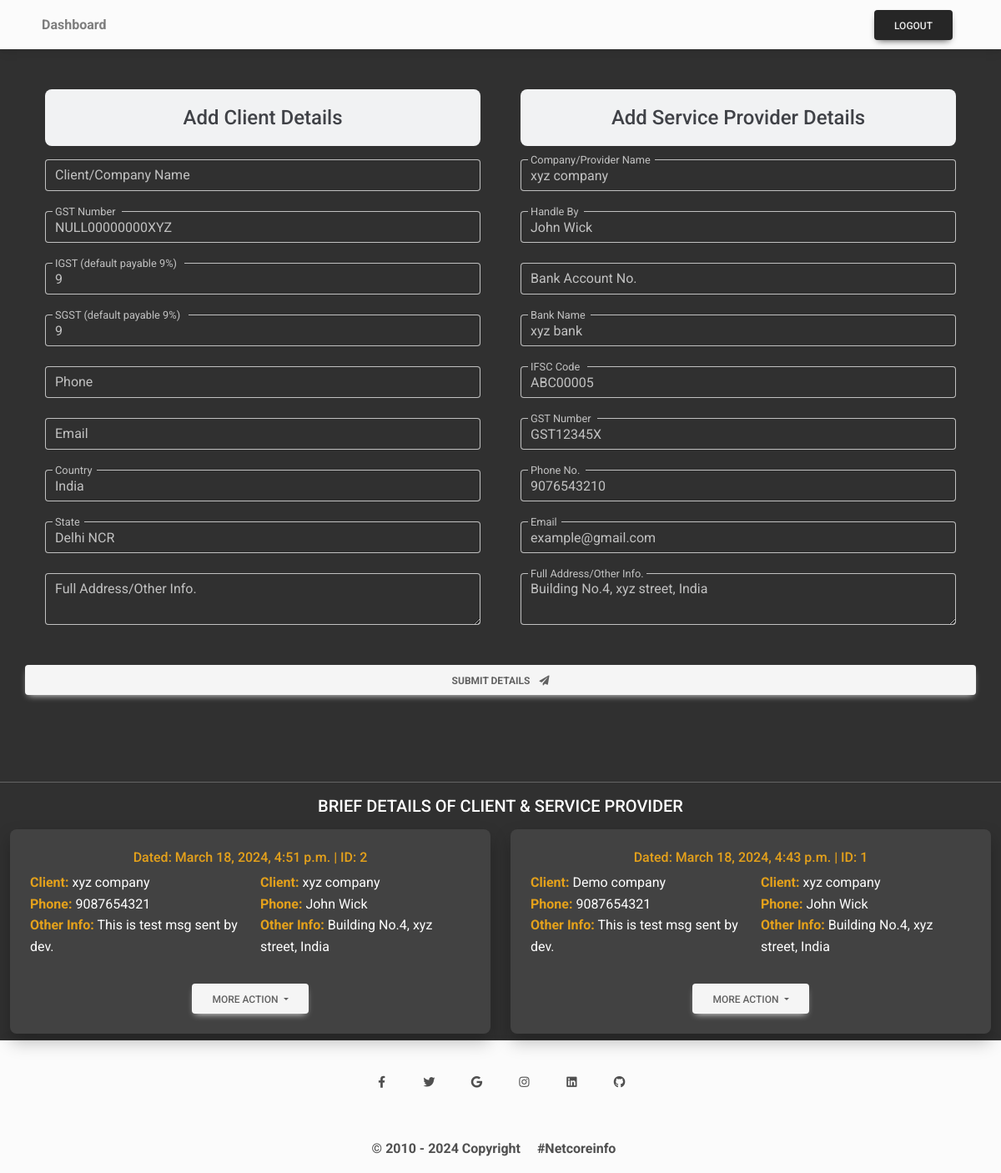
Before: /add-client/ (signed in) with the older database file.
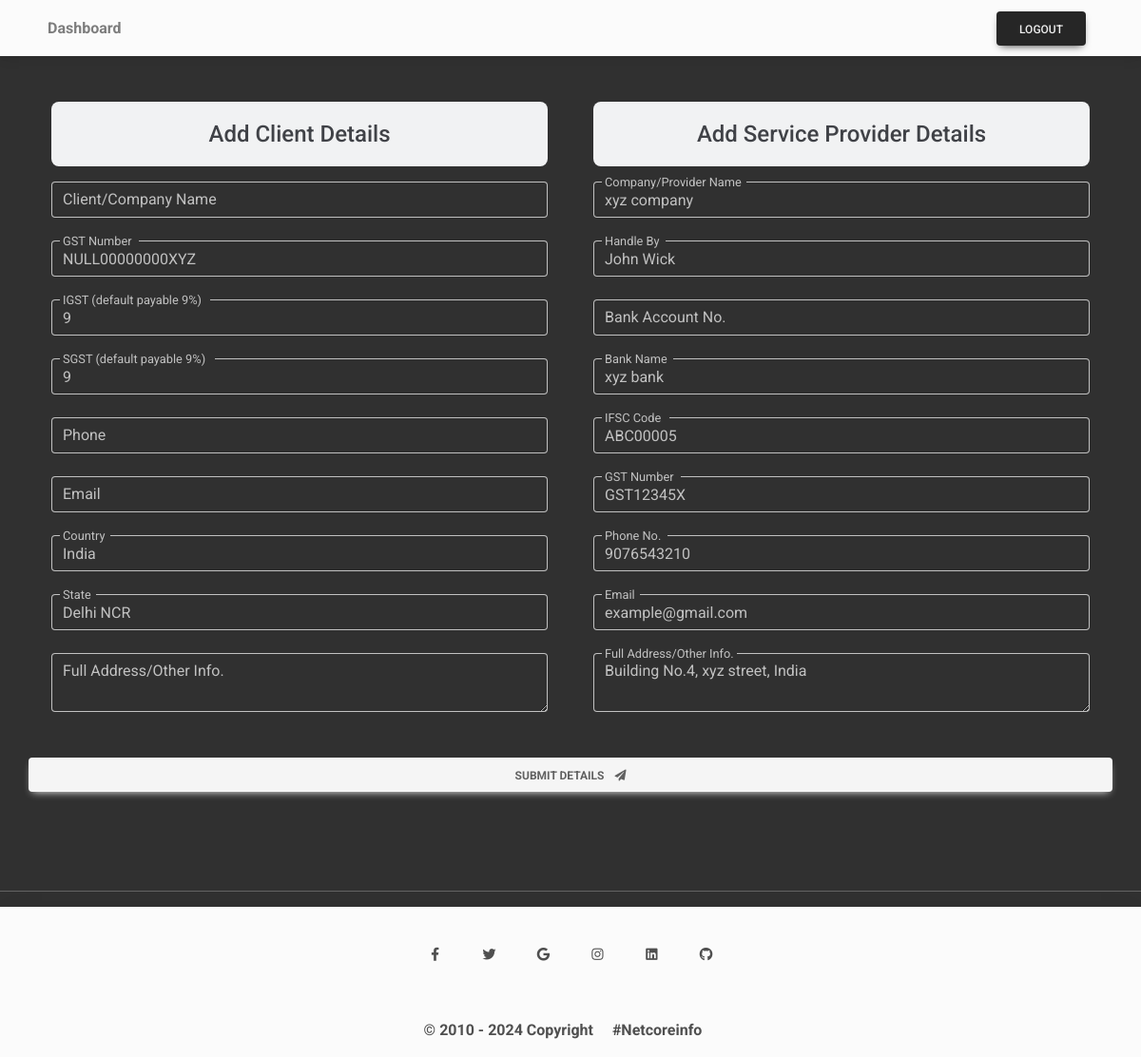
After: the same page with the newer database file.
### MainApp/models.py (models this page shows, shortened)
class ClientServiceProvider(models.Model):
    client_comp_name = models.CharField(max_length=120)
    client_gst = models.CharField(max_length=50)
    client_igst = models.SmallIntegerField()
    client_sgst = models.SmallIntegerField()
    client_phone = models.CharField(max_length=20)
    client_email = models.EmailField()
    client_country = models.CharField(max_length=50)
    client_state = models.CharField(max_length=50)
    client_other_info = models.TextField()
    provider_comp_name = models.CharField(max_length=120)
    provider_name = models.CharField(max_length=100)
    provider_acc_no = models.CharField(max_length=100)
    provider_bank_name = models.CharField(max_length=100)
    provider_ifsc = models.CharField(max_length=50)
    provider_gst = models.CharField(max_length=50)
    provider_phone = models.CharField(max_length=20)
    provider_mail = models.EmailField()
    provider_other_info = models.TextField()
    created_at = models.DateTimeField(auto_now_add = True)

### MainApp/views.py (the view, shortened to what this page needs)
# urls.py: path('add-client/', views.add_client, name='add-client'),
@login_required
def add_client(request):
    try:
        all_client_provide = ClientServiceProvider.objects.all()[::-1]
    except ClientServiceProvider.DoesNotExist:
        all_client_provide = None
    context = {"all_client_provide": all_client_provide}
    return render(request, 'add_client.html', context)

### templates/add_client.html (shortened to what the changed rows need)
{% extends "base.html" %}
{% block body %}
{% if all_client_provide %}
<section>
    <div class="container-fluid">
        <h5 class="card-title text-white text-uppercase text-center my-2">Brief Details Of Client & Service Provider
        </h5>
        <div class="row">
            {% for record in all_client_provide %}
            <div class="col-md-6 my-2">
                <div class="card">
                    <div class="card-body">
                        <h6 class="card-title text-warning text-center">Dated: {{ record.created_at }} | ID: {{ record.id }}</h6>
                        <div class="row">
                            <div class="col-sm-6 mb-3">
                                <ul class="list-unstyled">
                                    <li class="card-text text-white"><b class="text-warning">Client:</b> {{ record.client_comp_name }}</li>
                                    <li class="card-text text-white"><b class="text-warning">Phone:</b> {{ record.client_phone }}</li>
                                    <li class="card-text text-white"><b class="text-warning">Other Info:</b> {{ record.client_other_info|truncatechars:45 }}</li>
                                </ul>
                            </div>
                            <div class="col-sm-6">
                                <ul class="list-unstyled">
                                    <li class="card-text text-white"><b class="text-warning">Client:</b> {{ record.provider_comp_name }}</li>
                                    <li class="card-text text-white"><b class="text-warning">Phone:</b> {{ record.provider_name }}</li>
                                    <li class="card-text text-white"><b class="text-warning">Other Info:</b> {{ record.provider_other_info|truncatechars:45 }}</li>
                                </ul>
                            </div>
                        </div>
                        <div class="text-center">
                            <div class="dropdown">
                                <button class="btn btn-light dropdown-toggle" type="button" id="dropdownMenuButton" data-mdb-dropdown-init data-mdb-ripple-init aria-expanded="false">
                                    More Action
                                </button>
                            </div>
                        </div>
                    </div>
                </div>
            </div>
            {% endfor %}
        </div>
    </div>
</section>
{% endif %}
{% endblock body %}

Changed rows visible on the page:
removed ClientServiceProvider: created_at "March 18, 2024, 4:51 p.m.", id "2", client_comp_name "xyz company", client_phone "9087654321", client_other_info "This is test msg sent by dev.", provider_comp_name "xyz company", provider_name "John Wick", provider_other_info "Building No.4, xyz street, India"
removed ClientServiceProvider: created_at "March 18, 2024, 4:43 p.m.", id "1", client_comp_name "Demo company", client_phone "9087654321", client_other_info "This is test msg sent by dev.", provider_comp_name "xyz company", provider_name "John Wick", provider_other_info "Building No.4, xyz street, India"
Other visible differences:
text no longer shown: "BRIEF DETAILS OF CLIENT & SERVICE PROVIDER"
